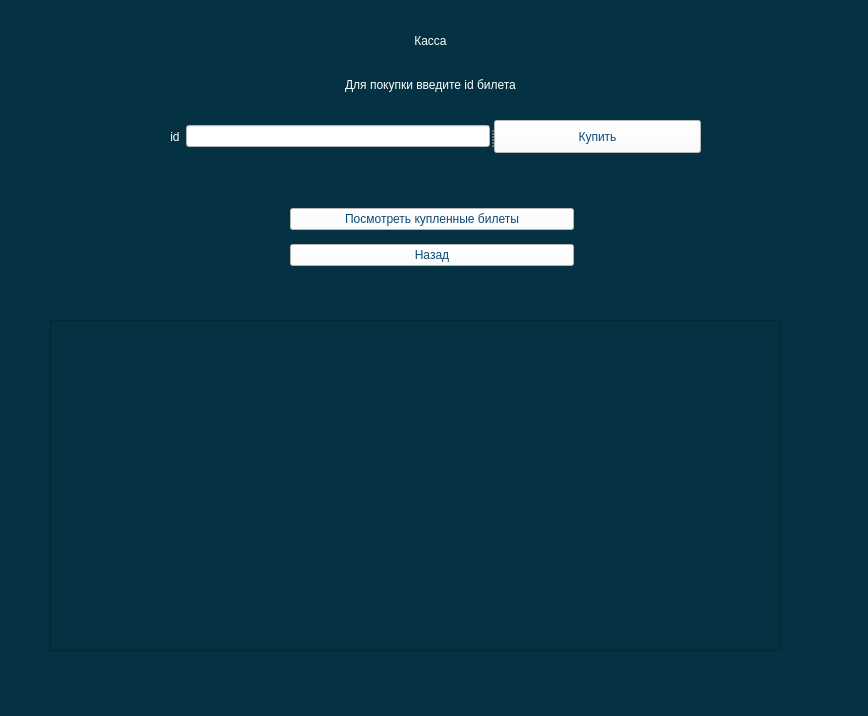
<?xml version="1.0" encoding="UTF-8"?>
<ui version="4.0">
 <class>buyticket</class>
 <widget class="QWidget" name="buyticket">
  <property name="geometry">
   <rect>
    <x>0</x>
    <y>0</y>
    <width>868</width>
    <height>716</height>
   </rect>
  </property>
  <property name="windowTitle">
   <string>Form</string>
  </property>
  <property name="styleSheet">
   <string notr="true">background-color: rgb(4, 50, 67);</string>
  </property>
  <widget class="QLabel" name="label">
   <property name="geometry">
    <rect>
     <x>0</x>
     <y>20</y>
     <width>861</width>
     <height>41</height>
    </rect>
   </property>
   <property name="styleSheet">
    <string notr="true">font: 28pt &quot;Lucida Calligraphy&quot;;
color:white;</string>
   </property>
   <property name="text">
    <string>Касса</string>
   </property>
   <property name="alignment">
    <set>Qt::AlignCenter</set>
   </property>
  </widget>
  <widget class="QLabel" name="label_3">
   <property name="geometry">
    <rect>
     <x>10</x>
     <y>70</y>
     <width>841</width>
     <height>30</height>
    </rect>
   </property>
   <property name="styleSheet">
    <string notr="true">font: 14pt &quot;Lucida Calligraphy&quot;;
color:white;</string>
   </property>
   <property name="text">
    <string>Для покупки введите id билета</string>
   </property>
   <property name="alignment">
    <set>Qt::AlignCenter</set>
   </property>
  </widget>
  <widget class="QTextEdit" name="textEdit">
   <property name="geometry">
    <rect>
     <x>50</x>
     <y>320</y>
     <width>731</width>
     <height>331</height>
    </rect>
   </property>
   <property name="styleSheet">
    <string notr="true">background-color: rgb(4, 50, 67);
font: 14pt &quot;Lucida Calligraphy&quot;;
color:white;</string>
   </property>
  </widget>
  <widget class="QWidget" name="">
   <property name="geometry">
    <rect>
     <x>290</x>
     <y>200</y>
     <width>284</width>
     <height>74</height>
    </rect>
   </property>
   <layout class="QVBoxLayout" name="verticalLayout">
    <item>
     <widget class="QPushButton" name="pushButton_4">
      <property name="styleSheet">
       <string notr="true">background-color:white;
font: 14pt &quot;Lucida Calligraphy&quot;;
color:rgb(10, 75, 118);</string>
      </property>
      <property name="text">
       <string>Посмотреть купленные билеты</string>
      </property>
     </widget>
    </item>
    <item>
     <widget class="QPushButton" name="pushButton_2">
      <property name="styleSheet">
       <string notr="true">background-color:white;
font: 14pt &quot;Lucida Calligraphy&quot;;
color:rgb(10, 75, 118);</string>
      </property>
      <property name="text">
       <string>Назад</string>
      </property>
     </widget>
    </item>
   </layout>
  </widget>
  <widget class="QSplitter" name="splitter">
   <property name="geometry">
    <rect>
     <x>170</x>
     <y>120</y>
     <width>531</width>
     <height>33</height>
    </rect>
   </property>
   <property name="orientation">
    <enum>Qt::Horizontal</enum>
   </property>
   <widget class="QWidget" name="layoutWidget">
    <layout class="QHBoxLayout" name="horizontalLayout">
     <item>
      <widget class="QLabel" name="label_2">
       <property name="styleSheet">
        <string notr="true">font: 14pt &quot;Lucida Calligraphy&quot;;
color:white;</string>
       </property>
       <property name="text">
        <string>id</string>
       </property>
       <property name="alignment">
        <set>Qt::AlignCenter</set>
       </property>
      </widget>
     </item>
     <item>
      <widget class="QLineEdit" name="lineEdit">
       <property name="styleSheet">
        <string notr="true">background-color:white;
font: 14pt &quot;Lucida Calligraphy&quot;;
color:rgb(10, 75, 118);</string>
       </property>
      </widget>
     </item>
    </layout>
   </widget>
   <widget class="QPushButton" name="pushButton_3">
    <property name="styleSheet">
     <string notr="true">background-color:white;
font: 14pt &quot;Lucida Calligraphy&quot;;
color:rgb(10, 75, 118);</string>
    </property>
    <property name="text">
     <string>Купить</string>
    </property>
   </widget>
  </widget>
 </widget>
 <resources/>
 <connections/>
</ui>
